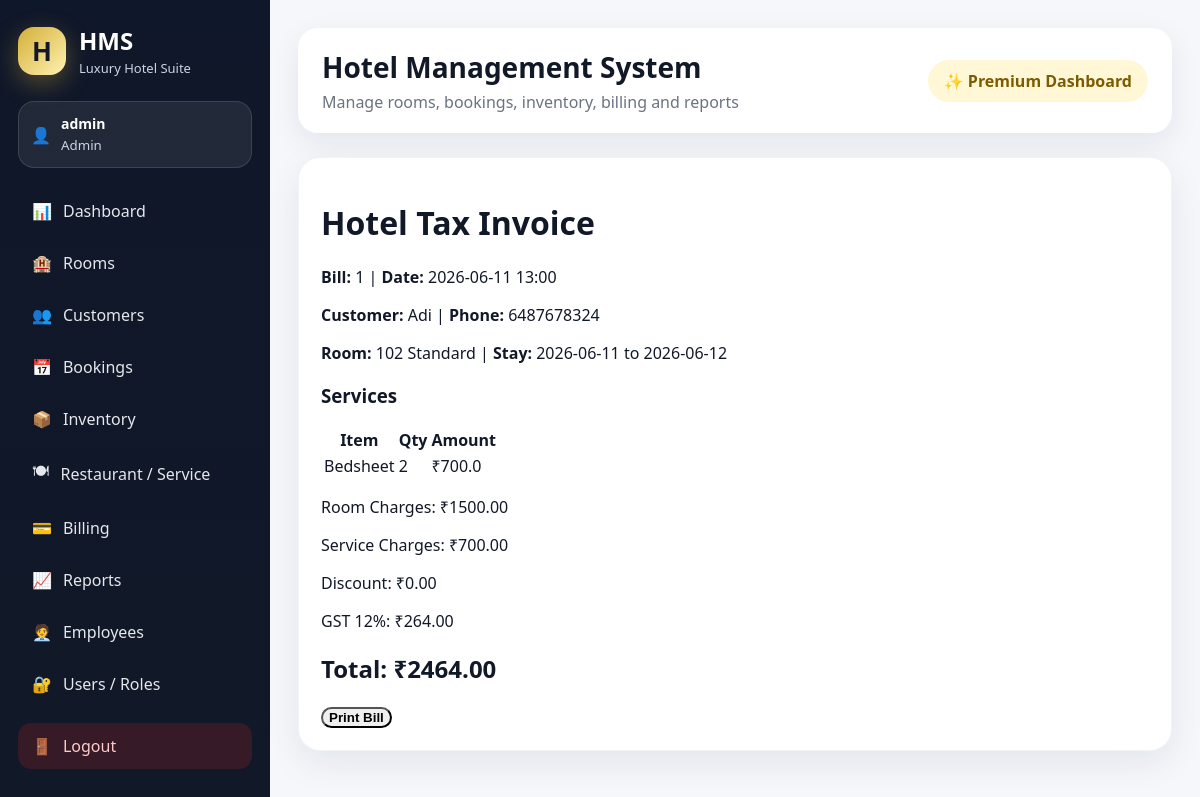
The page /bill/2 (signed in) on the database its author committed.
### tables this page shows
CREATE TABLE bills(
        id INTEGER PRIMARY KEY AUTOINCREMENT,
        booking_id INTEGER UNIQUE,
        room_charges REAL,
        service_charges REAL,
        tax REAL,
        discount REAL,
        total REAL,
        payment_status TEXT,
        bill_date TEXT);

CREATE TABLE customers(
        id INTEGER PRIMARY KEY AUTOINCREMENT,
        name TEXT,
        phone TEXT,
        email TEXT,
        id_proof TEXT,
        address TEXT);

CREATE TABLE rooms(
        id INTEGER PRIMARY KEY AUTOINCREMENT,
        room_no TEXT UNIQUE,
        category TEXT,
        price REAL,
        status TEXT DEFAULT 'Available');

CREATE TABLE bookings(
        id INTEGER PRIMARY KEY AUTOINCREMENT,
        customer_id INTEGER,
        room_id INTEGER,
        checkin TEXT,
        checkout TEXT,
        status TEXT DEFAULT 'Active');

CREATE TABLE service_usage(
        id INTEGER PRIMARY KEY AUTOINCREMENT,
        booking_id INTEGER,
        item_id INTEGER,
        quantity INTEGER,
        amount REAL,
        usage_date TEXT);

CREATE TABLE inventory(
        id INTEGER PRIMARY KEY AUTOINCREMENT,
        item_name TEXT UNIQUE,
        category TEXT,
        quantity INTEGER,
        unit TEXT,
        price REAL,
        reorder_level INTEGER);

### app.py (the view)
@app.route("/bill/<int:id>")
def bill_detail(id):
    bill = run("""SELECT bills.*,c.name,c.phone,c.email,c.address,r.room_no,r.category,b.checkin,b.checkout
                  FROM bills JOIN bookings b ON bills.booking_id=b.id
                  JOIN customers c ON b.customer_id=c.id JOIN rooms r ON b.room_id=r.id
                  WHERE bills.booking_id=?""", (id,), one=True)
    services = run("""SELECT i.item_name,su.quantity,su.amount FROM service_usage su
                      JOIN inventory i ON su.item_id=i.id WHERE su.booking_id=?""", (id,))
    return render_template("bill_detail.html", bill=bill, services=services)

### app.py (called while the page is built)
def db():
    con = sqlite3.connect(DB_PATH)
    con.row_factory = sqlite3.Row
    return con

def run(sql, args=(), one=False, commit=False):
    con = db()
    cur = con.execute(sql, args)
    if commit:
        con.commit()
        last = cur.lastrowid
        con.close()
        return last
    rows = cur.fetchall()
    con.close()
    return (rows[0] if rows else None) if one else rows

def login_required():
    return "user_id" in session

@app.context_processor
def inject():
    return dict(current_user=session)

@app.before_request
def protect():
    allowed = ["login", "static"]
    if request.endpoint not in allowed and not login_required():
        return redirect(url_for("login"))

### templates/bill_detail.html
{% extends "base.html" %}{% block content %}<div class="panel invoice"><h1>Hotel Tax Invoice</h1><p><b>Bill:</b> {{bill.id}} | <b>Date:</b> {{bill.bill_date}}</p><p><b>Customer:</b> {{bill.name}} | <b>Phone:</b> {{bill.phone}}</p><p><b>Room:</b> {{bill.room_no}} {{bill.category}} | <b>Stay:</b> {{bill.checkin}} to {{bill.checkout}}</p><h3>Services</h3><table><tr><th>Item</th><th>Qty</th><th>Amount</th></tr>{% for s in services %}<tr><td>{{s.item_name}}</td><td>{{s.quantity}}</td><td>₹{{s.amount}}</td></tr>{% endfor %}</table><div class="total"><p>Room Charges: ₹{{"%.2f"|format(bill.room_charges)}}</p><p>Service Charges: ₹{{"%.2f"|format(bill.service_charges)}}</p><p>Discount: ₹{{"%.2f"|format(bill.discount)}}</p><p>GST 12%: ₹{{"%.2f"|format(bill.tax)}}</p><h2>Total: ₹{{"%.2f"|format(bill.total)}}</h2></div><button onclick="window.print()">Print Bill</button></div>{% endblock %}

### static/css/style.css (style rules this page uses)
:root { --navy: #0f172a; --navy-light: #1e293b; --gold: #d4af37; --gold-soft: #f8e7a1; --bg: #f5f7fb; --white: #ffffff; --text: #111827; --muted: #6b7280; --green: #16a34a; --red: #dc2626; --blue: #2563eb; --purple: #7c3aed; }
* { box-sizing: border-box; }
body { margin: 0; background: var(--bg); font-family: "Segoe UI", Arial, sans-serif; color: var(--text); }
.glass-panel, .panel { background: white; border-radius: 22px; padding: 22px; box-shadow: 0 12px 35px rgba(15,23,42,0.08); border: 1px solid rgba(15,23,42,0.05); }
button, .btn, .button { border-radius: 12px !important; font-weight: 700; }
table { border-radius: 14px; overflow: hidden; }

### rows shown on the page
bills: id "1", bill_date "2026-06-11 13:00", room_charges "1500.00", service_charges "700.00", discount "0.00", tax "264.00", total "2464.00"
customers: name "Adi", phone "6487678324"
rooms: room_no "102", category "Standard"
bookings: checkin "2026-06-11", checkout "2026-06-12"
service_usage: item_name "Bedsheet", quantity "2", amount "700.0"

### other values the page prints
{{ current_user.username }} "admin"
{{ current_user.role }} "Admin"
{{ title or "Hotel Management System" }} "Hotel Management System"
